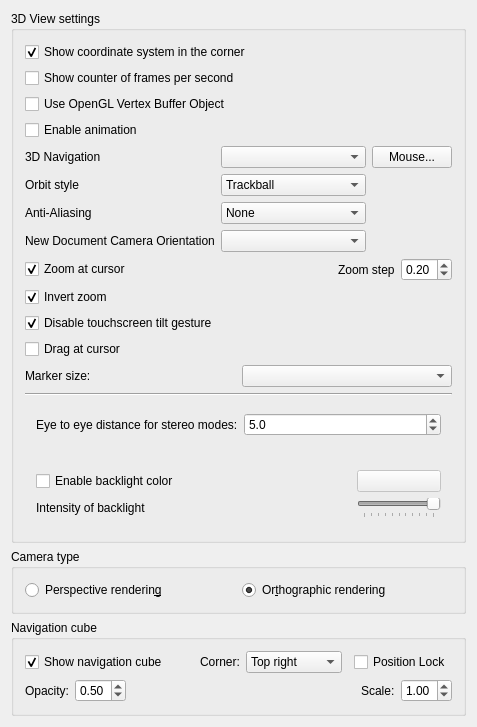
<?xml version="1.0" encoding="UTF-8"?>
<ui version="4.0">
 <class>Gui::Dialog::DlgSettings3DView</class>
 <widget class="QWidget" name="Gui::Dialog::DlgSettings3DView">
  <property name="geometry">
   <rect>
    <x>0</x>
    <y>0</y>
    <width>477</width>
    <height>630</height>
   </rect>
  </property>
  <property name="windowTitle">
   <string>3D View</string>
  </property>
  <layout class="QVBoxLayout" name="verticalLayout_2">
   <item>
    <widget class="QGroupBox" name="GroupBox12">
     <property name="title">
      <string>3D View settings</string>
     </property>
     <layout class="QVBoxLayout" name="verticalLayout">
      <item>
       <widget class="Gui::PrefCheckBox" name="CheckBox_CornerCoordSystem">
        <property name="text">
         <string>Show coordinate system in the corner</string>
        </property>
        <property name="checked">
         <bool>true</bool>
        </property>
        <property name="prefEntry" stdset="0">
         <cstring>CornerCoordSystem</cstring>
        </property>
        <property name="prefPath" stdset="0">
         <cstring>View</cstring>
        </property>
       </widget>
      </item>
      <item>
       <widget class="Gui::PrefCheckBox" name="CheckBox_ShowFPS">
        <property name="text">
         <string>Show counter of frames per second</string>
        </property>
        <property name="prefEntry" stdset="0">
         <cstring>ShowFPS</cstring>
        </property>
        <property name="prefPath" stdset="0">
         <cstring>View</cstring>
        </property>
       </widget>
      </item>
      <item>
       <widget class="Gui::PrefCheckBox" name="CheckBox_useVBO">
        <property name="text">
         <string>Use OpenGL Vertex Buffer Object</string>
        </property>
        <property name="prefEntry" stdset="0">
         <cstring>UseVBO</cstring>
        </property>
        <property name="prefPath" stdset="0">
         <cstring>View</cstring>
        </property>
       </widget>
      </item>
      <item>
       <widget class="Gui::PrefCheckBox" name="CheckBox_UseAutoRotation">
        <property name="enabled">
         <bool>true</bool>
        </property>
        <property name="text">
         <string>Enable animation</string>
        </property>
        <property name="checked">
         <bool>false</bool>
        </property>
        <property name="prefEntry" stdset="0">
         <cstring>UseAutoRotation</cstring>
        </property>
        <property name="prefPath" stdset="0">
         <cstring>View</cstring>
        </property>
       </widget>
      </item>
      <item>
       <layout class="QGridLayout" name="gridLayout2">
        <item row="0" column="0">
         <widget class="QLabel" name="navigationLabel">
          <property name="text">
           <string>3D Navigation</string>
          </property>
         </widget>
        </item>
        <item row="0" column="1">
         <widget class="QComboBox" name="comboNavigationStyle">
          <property name="currentIndex">
           <number>-1</number>
          </property>
         </widget>
        </item>
        <item row="0" column="2">
         <widget class="QPushButton" name="mouseButton">
          <property name="sizePolicy">
           <sizepolicy hsizetype="Maximum" vsizetype="Fixed">
            <horstretch>0</horstretch>
            <verstretch>0</verstretch>
           </sizepolicy>
          </property>
          <property name="text">
           <string>Mouse...</string>
          </property>
         </widget>
        </item>
        <item row="1" column="0">
         <widget class="QLabel" name="orbitLabel">
          <property name="text">
           <string>Orbit style</string>
          </property>
         </widget>
        </item>
        <item row="1" column="1">
         <widget class="QComboBox" name="comboOrbitStyle">
          <property name="currentIndex">
           <number>1</number>
          </property>
          <item>
           <property name="text">
            <string>Turntable</string>
           </property>
          </item>
          <item>
           <property name="text">
            <string>Trackball</string>
           </property>
          </item>
         </widget>
        </item>
        <item row="2" column="0">
         <widget class="QLabel" name="aliasingLAbel">
          <property name="text">
           <string>Anti-Aliasing</string>
          </property>
         </widget>
        </item>
        <item row="2" column="1">
         <widget class="Gui::PrefComboBox" name="comboAliasing">
          <property name="prefEntry" stdset="0">
           <cstring>AntiAliasing</cstring>
          </property>
          <property name="prefPath" stdset="0">
           <cstring>View</cstring>
          </property>
          <item>
           <property name="text">
            <string>None</string>
           </property>
          </item>
          <item>
           <property name="text">
            <string>Line Smoothing</string>
           </property>
          </item>
          <item>
           <property name="text">
            <string>MSAA 2x</string>
           </property>
          </item>
          <item>
           <property name="text">
            <string>MSAA 4x</string>
           </property>
          </item>
          <item>
           <property name="text">
            <string>MSAA 8x</string>
           </property>
          </item>
         </widget>
        </item>
        <item row="3" column="0">
         <widget class="QLabel" name="newDocViewLabel">
          <property name="text">
           <string>New Document Camera Orientation</string>
          </property>
         </widget>
        </item>
        <item row="3" column="1">
         <widget class="QComboBox" name="comboNewDocView">
         </widget>
        </item>
       </layout>
      </item>
      <item>
       <layout class="QHBoxLayout" name="horizontalLayout">
        <item>
         <widget class="Gui::PrefCheckBox" name="checkBoxZoomAtCursor">
          <property name="text">
           <string>Zoom at cursor</string>
          </property>
          <property name="checked">
           <bool>true</bool>
          </property>
          <property name="prefEntry" stdset="0">
           <cstring>ZoomAtCursor</cstring>
          </property>
          <property name="prefPath" stdset="0">
           <cstring>View</cstring>
          </property>
         </widget>
        </item>
        <item>
         <spacer name="horizontalSpacer">
          <property name="orientation">
           <enum>Qt::Horizontal</enum>
          </property>
          <property name="sizeHint" stdset="0">
           <size>
            <width>40</width>
            <height>20</height>
           </size>
          </property>
         </spacer>
        </item>
        <item>
         <widget class="QLabel" name="label">
          <property name="text">
           <string>Zoom step</string>
          </property>
         </widget>
        </item>
        <item>
         <widget class="Gui::PrefDoubleSpinBox" name="spinBoxZoomStep">
          <property name="minimum">
           <double>0.010000000000000</double>
          </property>
          <property name="maximum">
           <double>1.000000000000000</double>
          </property>
          <property name="singleStep">
           <double>0.050000000000000</double>
          </property>
          <property name="value">
           <double>0.200000000000000</double>
          </property>
          <property name="prefEntry" stdset="0">
           <cstring>ZoomStep</cstring>
          </property>
          <property name="prefPath" stdset="0">
           <cstring>View</cstring>
          </property>
         </widget>
        </item>
       </layout>
      </item>
      <item>
       <widget class="Gui::PrefCheckBox" name="checkBoxInvertZoom">
        <property name="text">
         <string>Invert zoom</string>
        </property>
        <property name="checked">
         <bool>true</bool>
        </property>
        <property name="prefEntry" stdset="0">
         <cstring>InvertZoom</cstring>
        </property>
        <property name="prefPath" stdset="0">
         <cstring>View</cstring>
        </property>
       </widget>
      </item>
      <item>
       <widget class="Gui::PrefCheckBox" name="checkBoxDisableTilt">
        <property name="toolTip">
         <string>Prevents view tilting when pinch-zooming. Affects only Gesture nav. style. Mouse tilting is not disabled by this setting.</string>
        </property>
        <property name="text">
         <string>Disable touchscreen tilt gesture</string>
        </property>
        <property name="checked">
         <bool>true</bool>
        </property>
        <property name="prefEntry" stdset="0">
         <cstring>DisableTouchTilt</cstring>
        </property>
        <property name="prefPath" stdset="0">
         <cstring>View</cstring>
        </property>
       </widget>
      </item>
      <item>
       <widget class="Gui::PrefCheckBox" name="checkBoxDragAtCursor">
        <property name="text">
         <string>Drag at cursor</string>
        </property>
        <property name="checked">
         <bool>false</bool>
        </property>
        <property name="prefEntry" stdset="0">
         <cstring>DragAtCursor</cstring>
        </property>
        <property name="prefPath" stdset="0">
         <cstring>View</cstring>
        </property>
       </widget>
      </item>
      <item>
       <layout class="QHBoxLayout">
        <property name="spacing">
         <number>6</number>
        </property>
        <property name="leftMargin">
         <number>0</number>
        </property>
        <property name="topMargin">
         <number>0</number>
        </property>
        <property name="rightMargin">
         <number>0</number>
        </property>
        <property name="bottomMargin">
         <number>0</number>
        </property>
        <item>
         <widget class="QLabel" name="markerSizeLabel">
          <property name="text">
           <string>Marker size:</string>
          </property>
         </widget>
        </item>
        <item>
         <widget class="QComboBox" name="boxMarkerSize"/>
        </item>
       </layout>
      </item>
      <item>
       <widget class="Line" name="line1">
        <property name="frameShape">
         <enum>QFrame::HLine</enum>
        </property>
        <property name="frameShadow">
         <enum>QFrame::Sunken</enum>
        </property>
        <property name="orientation">
         <enum>Qt::Horizontal</enum>
        </property>
       </widget>
      </item>
      <item>
       <layout class="QHBoxLayout" name="eyedistanceLayout">
        <property name="spacing">
         <number>6</number>
        </property>
        <property name="leftMargin">
         <number>11</number>
        </property>
        <property name="topMargin">
         <number>11</number>
        </property>
        <property name="rightMargin">
         <number>11</number>
        </property>
        <property name="bottomMargin">
         <number>11</number>
        </property>
        <item>
         <widget class="QLabel" name="textLabel1">
          <property name="text">
           <string>Eye to eye distance for stereo modes:</string>
          </property>
         </widget>
        </item>
        <item>
         <widget class="Gui::PrefDoubleSpinBox" name="FloatSpinBox_EyeDistance">
          <property name="decimals">
           <number>1</number>
          </property>
          <property name="minimum">
           <double>0.100000000000000</double>
          </property>
          <property name="maximum">
           <double>1000.000000000000000</double>
          </property>
          <property name="singleStep">
           <double>2.000000000000000</double>
          </property>
          <property name="value">
           <double>5.000000000000000</double>
          </property>
          <property name="prefEntry" stdset="0">
           <cstring>EyeDistance</cstring>
          </property>
          <property name="prefPath" stdset="0">
           <cstring>View</cstring>
          </property>
         </widget>
        </item>
       </layout>
      </item>
      <item>
       <widget class="QFrame" name="frame">
        <property name="frameShape">
         <enum>QFrame::StyledPanel</enum>
        </property>
        <property name="frameShadow">
         <enum>QFrame::Raised</enum>
        </property>
       </widget>
      </item>
      <item>
       <layout class="QGridLayout" name="backlightLayout">
        <property name="leftMargin">
         <number>11</number>
        </property>
        <property name="topMargin">
         <number>11</number>
        </property>
        <property name="rightMargin">
         <number>11</number>
        </property>
        <property name="bottomMargin">
         <number>11</number>
        </property>
        <property name="spacing">
         <number>6</number>
        </property>
        <item row="1" column="1">
         <widget class="Gui::PrefSlider" name="sliderIntensity">
          <property name="enabled">
           <bool>false</bool>
          </property>
          <property name="sizePolicy">
           <sizepolicy hsizetype="Fixed" vsizetype="Fixed">
            <horstretch>0</horstretch>
            <verstretch>0</verstretch>
           </sizepolicy>
          </property>
          <property name="maximum">
           <number>100</number>
          </property>
          <property name="singleStep">
           <number>1</number>
          </property>
          <property name="value">
           <number>100</number>
          </property>
          <property name="orientation">
           <enum>Qt::Horizontal</enum>
          </property>
          <property name="tickPosition">
           <enum>QSlider::TicksBelow</enum>
          </property>
          <property name="tickInterval">
           <number>10</number>
          </property>
          <property name="prefEntry" stdset="0">
           <cstring>BacklightIntensity</cstring>
          </property>
          <property name="prefPath" stdset="0">
           <cstring>View</cstring>
          </property>
         </widget>
        </item>
        <item row="0" column="1">
         <widget class="Gui::PrefColorButton" name="backlightColor">
          <property name="enabled">
           <bool>false</bool>
          </property>
          <property name="color" stdset="0">
           <color>
            <red>255</red>
            <green>255</green>
            <blue>255</blue>
           </color>
          </property>
          <property name="prefEntry" stdset="0">
           <cstring>BacklightColor</cstring>
          </property>
          <property name="prefPath" stdset="0">
           <cstring>View</cstring>
          </property>
         </widget>
        </item>
        <item row="1" column="0">
         <widget class="QLabel" name="backlightLabel">
          <property name="text">
           <string>Intensity of backlight</string>
          </property>
         </widget>
        </item>
        <item row="0" column="0">
         <widget class="Gui::PrefCheckBox" name="checkBoxBacklight">
          <property name="text">
           <string>Enable backlight color</string>
          </property>
          <property name="prefEntry" stdset="0">
           <cstring>EnableBacklight</cstring>
          </property>
          <property name="prefPath" stdset="0">
           <cstring>View</cstring>
          </property>
         </widget>
        </item>
       </layout>
      </item>
     </layout>
    </widget>
   </item>
   <item>
    <widget class="QGroupBox" name="groupBoxCamera">
     <property name="title">
      <string>Camera type</string>
     </property>
     <layout class="QGridLayout" name="gridLayout1">
      <property name="leftMargin">
       <number>11</number>
      </property>
      <property name="topMargin">
       <number>11</number>
      </property>
      <property name="rightMargin">
       <number>11</number>
      </property>
      <property name="bottomMargin">
       <number>11</number>
      </property>
      <property name="spacing">
       <number>6</number>
      </property>
      <item row="0" column="1">
       <widget class="Gui::PrefRadioButton" name="radioOrthographic">
        <property name="text">
         <string>Or&amp;thographic rendering</string>
        </property>
        <property name="checked">
         <bool>true</bool>
        </property>
        <property name="prefEntry" stdset="0">
         <cstring>Orthographic</cstring>
        </property>
        <property name="prefPath" stdset="0">
         <cstring>View</cstring>
        </property>
       </widget>
      </item>
      <item row="0" column="0">
       <widget class="Gui::PrefRadioButton" name="radioPerspective">
        <property name="text">
         <string>Perspective renderin&amp;g</string>
        </property>
        <property name="prefEntry" stdset="0">
         <cstring>Perspective</cstring>
        </property>
        <property name="prefPath" stdset="0">
         <cstring>View</cstring>
        </property>
       </widget>
      </item>
     </layout>
    </widget>
   </item>
   <item>
    <widget class="QGroupBox" name="groupBoxNaviCube">
     <property name="title">
      <string>Navigation cube</string>
     </property>
     <layout class="QVBoxLayout" name="NaviCubeLayout">
      <item>
        <layout class="QHBoxLayout">
         <item>
          <widget class="Gui::PrefCheckBox" name="CheckBox_NaviCube">
           <property name="text">
            <string>Show navigation cube</string>
           </property>
           <property name="checked">
            <bool>true</bool>
           </property>
           <property name="prefEntry" stdset="0">
            <cstring>ShowNaviCube</cstring>
           </property>
           <property name="prefPath" stdset="0">
            <cstring>View</cstring>
           </property>
          </widget>
         </item>
         <item>
          <spacer>
           <property name="orientation">
            <enum>Qt::Horizontal</enum>
           </property>
           <property name="sizeHint" stdset="0">
            <size>
             <width>40</width>
             <height>20</height>
            </size>
           </property>
          </spacer>
         </item>
         <item>
          <widget class="QLabel" name="cornerLabel">
           <property name="text">
            <string>Corner:</string>
           </property>
          </widget>
         </item>
         <item>
          <widget class="QComboBox" name="naviCubeCorner">
           <property name="currentIndex">
            <number>1</number>
           </property>
           <item>
            <property name="text">
             <string>Top left</string>
            </property>
           </item>
           <item>
            <property name="text">
             <string>Top right</string>
            </property>
           </item>
           <item>
            <property name="text">
             <string>Bottom left</string>
            </property>
           </item>
           <item>
            <property name="text">
             <string>Bottom right</string>
            </property>
           </item>
          </widget>
         </item>
         <item>
          <spacer>
           <property name="orientation">
            <enum>Qt::Horizontal</enum>
           </property>
           <property name="sizeHint" stdset="0">
            <size>
             <width>20</width>
             <height>20</height>
            </size>
           </property>
          </spacer>
         </item>
         <item>
          <widget class="Gui::PrefCheckBox" name="CheckBox_LockNaviCube">
           <property name="text">
            <string>Position Lock</string>
           </property>
           <property name="checked">
            <bool>false</bool>
           </property>
           <property name="prefEntry" stdset="0">
            <cstring>LockNaviCube</cstring>
           </property>
           <property name="prefPath" stdset="0">
            <cstring>View</cstring>
           </property>
          </widget>
         </item>
        </layout>
      </item>
      <item>
       <layout class="QHBoxLayout">
        <item>
         <widget class="QLabel" name="labelOpacity">
          <property name="text">
           <string>Opacity:</string>
          </property>
         </widget>
        </item>
        <item>
         <widget class="Gui::PrefDoubleSpinBox" name="SpinBox_Opacity">
          <property name="minimum">
           <double>0.100000000000000</double>
          </property>
          <property name="maximum">
           <double>1.000000000000000</double>
          </property>
          <property name="singleStep">
           <double>0.050000000000000</double>
          </property>
          <property name="value">
           <double>0.500000000000000</double>
          </property>
          <property name="prefEntry" stdset="0">
           <cstring>NaviCubeOpacity</cstring>
          </property>
          <property name="prefPath" stdset="0">
           <cstring>View</cstring>
          </property>
         </widget>
        </item>
        <item>
         <spacer>
          <property name="orientation">
           <enum>Qt::Horizontal</enum>
          </property>
          <property name="sizeHint" stdset="0">
           <size>
            <width>20</width>
            <height>20</height>
           </size>
          </property>
         </spacer>
        </item>
        <item>
         <widget class="QLabel" name="labelScale">
          <property name="text">
           <string>Scale:</string>
          </property>
         </widget>
        </item>
        <item>
         <widget class="Gui::PrefDoubleSpinBox" name="SpinBox_Scale">
          <property name="minimum">
           <double>0.800000000000000</double>
          </property>
          <property name="maximum">
           <double>1.500000000000000</double>
          </property>
          <property name="singleStep">
           <double>0.050000000000000</double>
          </property>
          <property name="value">
           <double>1.000000000000000</double>
          </property>
          <property name="prefEntry" stdset="0">
           <cstring>NaviCubeScale</cstring>
          </property>
          <property name="prefPath" stdset="0">
           <cstring>View</cstring>
          </property>
         </widget>
        </item>
       </layout>
      </item>
     </layout>
    </widget>
   </item>
   <item>
    <spacer>
     <property name="orientation">
      <enum>Qt::Vertical</enum>
     </property>
     <property name="sizeHint" stdset="0">
      <size>
       <width>455</width>
       <height>16</height>
      </size>
     </property>
    </spacer>
   </item>
  </layout>
 </widget>
 <layoutdefault spacing="6" margin="11"/>
 <customwidgets>
  <customwidget>
   <class>Gui::ColorButton</class>
   <extends>QPushButton</extends>
   <header>Gui/Widgets.h</header>
  </customwidget>
  <customwidget>
   <class>Gui::PrefCheckBox</class>
   <extends>QCheckBox</extends>
   <header>Gui/PrefWidgets.h</header>
  </customwidget>
  <customwidget>
   <class>Gui::PrefRadioButton</class>
   <extends>QRadioButton</extends>
   <header>Gui/PrefWidgets.h</header>
  </customwidget>
  <customwidget>
   <class>Gui::PrefComboBox</class>
   <extends>QComboBox</extends>
   <header>Gui/PrefWidgets.h</header>
  </customwidget>
  <customwidget>
   <class>Gui::PrefColorButton</class>
   <extends>Gui::ColorButton</extends>
   <header>Gui/PrefWidgets.h</header>
  </customwidget>
  <customwidget>
   <class>Gui::PrefSlider</class>
   <extends>QSlider</extends>
   <header>Gui/PrefWidgets.h</header>
  </customwidget>
  <customwidget>
   <class>Gui::PrefDoubleSpinBox</class>
   <extends>QDoubleSpinBox</extends>
   <header>Gui/PrefWidgets.h</header>
  </customwidget>
 </customwidgets>
 <tabstops>
  <tabstop>CheckBox_CornerCoordSystem</tabstop>
  <tabstop>CheckBox_ShowFPS</tabstop>
  <tabstop>CheckBox_NaviCube</tabstop>
  <tabstop>CheckBox_useVBO</tabstop>
  <tabstop>CheckBox_UseAutoRotation</tabstop>
  <tabstop>comboNavigationStyle</tabstop>
  <tabstop>mouseButton</tabstop>
  <tabstop>comboOrbitStyle</tabstop>
  <tabstop>comboNewDocView</tabstop>
  <tabstop>checkBoxZoomAtCursor</tabstop>
  <tabstop>spinBoxZoomStep</tabstop>
  <tabstop>checkBoxInvertZoom</tabstop>
  <tabstop>checkBoxDragAtCursor</tabstop>
  <tabstop>FloatSpinBox_EyeDistance</tabstop>
  <tabstop>checkBoxBacklight</tabstop>
  <tabstop>backlightColor</tabstop>
  <tabstop>sliderIntensity</tabstop>
  <tabstop>radioPerspective</tabstop>
  <tabstop>radioOrthographic</tabstop>
 </tabstops>
 <resources/>
 <connections>
  <connection>
   <sender>checkBoxBacklight</sender>
   <signal>toggled(bool)</signal>
   <receiver>backlightColor</receiver>
   <slot>setEnabled(bool)</slot>
   <hints>
    <hint type="sourcelabel">
     <x>161</x>
     <y>227</y>
    </hint>
    <hint type="destinationlabel">
     <x>290</x>
     <y>224</y>
    </hint>
   </hints>
  </connection>
  <connection>
   <sender>checkBoxBacklight</sender>
   <signal>toggled(bool)</signal>
   <receiver>sliderIntensity</receiver>
   <slot>setEnabled(bool)</slot>
   <hints>
    <hint type="sourcelabel">
     <x>92</x>
     <y>235</y>
    </hint>
    <hint type="destinationlabel">
     <x>293</x>
     <y>256</y>
    </hint>
   </hints>
  </connection>
 </connections>
</ui>
